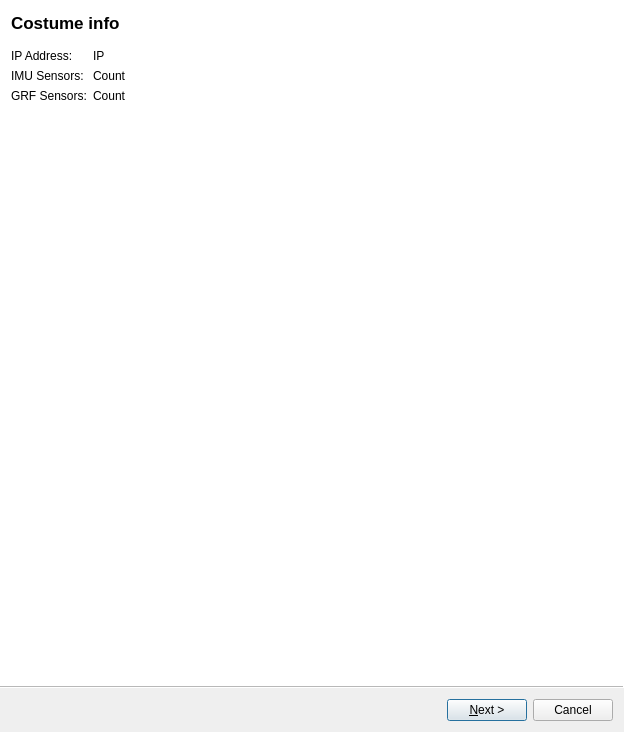
<?xml version="1.0" encoding="UTF-8"?>
<ui version="4.0">
 <class>IMUCostumeConfigurationWizard</class>
 <widget class="QWizard" name="IMUCostumeConfigurationWizard">
  <property name="geometry">
   <rect>
    <x>0</x>
    <y>0</y>
    <width>624</width>
    <height>732</height>
   </rect>
  </property>
  <property name="sizePolicy">
   <sizepolicy hsizetype="Preferred" vsizetype="Fixed">
    <horstretch>0</horstretch>
    <verstretch>0</verstretch>
   </sizepolicy>
  </property>
  <property name="windowTitle">
   <string>Costume Calibration Wizard</string>
  </property>
  <property name="windowIcon">
   <iconset resource="../../../imu_view/ui/MdeViewIcons.qrc">
    <normaloff>:/mde/icons/imu.png</normaloff>:/mde/icons/imu.png</iconset>
  </property>
  <property name="toolTip">
   <string/>
  </property>
  <property name="wizardStyle">
   <enum>QWizard::AeroStyle</enum>
  </property>
  <property name="options">
   <set>QWizard::HelpButtonOnRight|QWizard::NoBackButtonOnStartPage</set>
  </property>
  <widget class="QWizardPage" name="costumeInfoPage">
   <property name="title">
    <string>Costume info</string>
   </property>
   <property name="subTitle">
    <string/>
   </property>
   <layout class="QFormLayout" name="formLayout">
    <property name="fieldGrowthPolicy">
     <enum>QFormLayout::AllNonFixedFieldsGrow</enum>
    </property>
    <item row="0" column="0">
     <widget class="QLabel" name="ipAddressLabel">
      <property name="text">
       <string>IP Address:</string>
      </property>
     </widget>
    </item>
    <item row="1" column="0">
     <widget class="QLabel" name="imuSensorsLabel">
      <property name="text">
       <string>IMU Sensors:</string>
      </property>
     </widget>
    </item>
    <item row="2" column="0">
     <widget class="QLabel" name="grfSensorsLabel">
      <property name="text">
       <string>GRF Sensors:</string>
      </property>
     </widget>
    </item>
    <item row="1" column="1">
     <widget class="QLabel" name="imuSensorsCountPlaceholderLabel">
      <property name="text">
       <string>Count</string>
      </property>
     </widget>
    </item>
    <item row="2" column="1">
     <widget class="QLabel" name="grfSensorsCountPlaceholderLabel">
      <property name="text">
       <string>Count</string>
      </property>
     </widget>
    </item>
    <item row="0" column="1">
     <widget class="QLabel" name="ipPlaceholderLabel">
      <property name="text">
       <string>IP</string>
      </property>
     </widget>
    </item>
   </layout>
  </widget>
  <widget class="QWizardPage" name="modelConfigurationPage">
   <property name="title">
    <string>Model configuration page</string>
   </property>
   <layout class="QFormLayout" name="formLayout_4">
    <item row="0" column="0">
     <widget class="QLabel" name="modelClassLabel">
      <property name="text">
       <string>Class:</string>
      </property>
     </widget>
    </item>
    <item row="0" column="1">
     <widget class="QComboBox" name="modelClassComboBox"/>
    </item>
    <item row="1" column="0">
     <widget class="QLabel" name="modelLabel">
      <property name="text">
       <string>Model:</string>
      </property>
     </widget>
    </item>
    <item row="1" column="1">
     <widget class="QComboBox" name="modelComboBox"/>
    </item>
    <item row="2" column="0">
     <widget class="QPushButton" name="createModelPushButton">
      <property name="text">
       <string>Create</string>
      </property>
     </widget>
    </item>
    <item row="2" column="1">
     <spacer name="horizontalSpacer_5">
      <property name="orientation">
       <enum>Qt::Horizontal</enum>
      </property>
      <property name="sizeHint" stdset="0">
       <size>
        <width>504</width>
        <height>20</height>
       </size>
      </property>
     </spacer>
    </item>
   </layout>
  </widget>
  <widget class="QWizardPage" name="modelPhisicalDimensionsPage">
   <property name="minimumSize">
    <size>
     <width>525</width>
     <height>510</height>
    </size>
   </property>
   <property name="title">
    <string>Model physical dimensions</string>
   </property>
   <property name="subTitle">
    <string/>
   </property>
   <layout class="QHBoxLayout" name="horizontalLayout">
    <item>
     <layout class="QVBoxLayout" name="verticalLayout">
      <item>
       <layout class="QFormLayout" name="formLayout_2">
        <item row="0" column="0">
         <widget class="QLabel" name="bodyHeighLabel">
          <property name="text">
           <string>Body Height:</string>
          </property>
         </widget>
        </item>
        <item row="0" column="1">
         <widget class="QDoubleSpinBox" name="bodyHeightDoubleSpinBox">
          <property name="toolTip">
           <string>Ground to top of head when standing upright</string>
          </property>
          <property name="value">
           <double>1.850000000000000</double>
          </property>
         </widget>
        </item>
        <item row="1" column="0">
         <widget class="QLabel" name="footSizeLabel">
          <property name="text">
           <string>Foot Size:</string>
          </property>
         </widget>
        </item>
        <item row="1" column="1">
         <widget class="QDoubleSpinBox" name="footSizeDoubleSpinBox">
          <property name="toolTip">
           <string>Top of shoe nose to end of the heel</string>
          </property>
          <property name="value">
           <double>0.260000000000000</double>
          </property>
         </widget>
        </item>
        <item row="2" column="0">
         <widget class="QLabel" name="ankleHeightLabel">
          <property name="text">
           <string>Ankle Height:</string>
          </property>
         </widget>
        </item>
        <item row="2" column="1">
         <widget class="QDoubleSpinBox" name="ankleHeightDoubleSpinBox">
          <property name="toolTip">
           <string>Ground to distal tip of lateral malleolus</string>
          </property>
          <property name="value">
           <double>0.120000000000000</double>
          </property>
         </widget>
        </item>
        <item row="3" column="0">
         <widget class="QLabel" name="hipHeightLabel">
          <property name="text">
           <string>Hip Height:</string>
          </property>
         </widget>
        </item>
        <item row="3" column="1">
         <widget class="QDoubleSpinBox" name="hipHeightDoubleSpinBox">
          <property name="toolTip">
           <string>Ground to most lateral bony prominence of greater trochanter</string>
          </property>
          <property name="value">
           <double>0.890000000000000</double>
          </property>
         </widget>
        </item>
        <item row="4" column="0">
         <widget class="QLabel" name="hipWidthLabel">
          <property name="text">
           <string>Hip Width:</string>
          </property>
         </widget>
        </item>
        <item row="4" column="1">
         <widget class="QDoubleSpinBox" name="hipWidthDoubleSpinBox">
          <property name="toolTip">
           <string>Right to left anterior sup. iliac spine</string>
          </property>
          <property name="value">
           <double>0.340000000000000</double>
          </property>
         </widget>
        </item>
        <item row="5" column="0">
         <widget class="QLabel" name="kneeHeightLabel">
          <property name="text">
           <string>Knee Height:</string>
          </property>
         </widget>
        </item>
        <item row="5" column="1">
         <widget class="QDoubleSpinBox" name="kneeHeightDoubleSpinBox">
          <property name="toolTip">
           <string>Ground to lateral epicondyle on the femoral bone</string>
          </property>
          <property name="value">
           <double>0.320000000000000</double>
          </property>
         </widget>
        </item>
        <item row="6" column="0">
         <widget class="QLabel" name="shoulderWidthLabel">
          <property name="text">
           <string>Shoulder Width:</string>
          </property>
         </widget>
        </item>
        <item row="6" column="1">
         <widget class="QDoubleSpinBox" name="shoulderWidthDoubleSpinBox">
          <property name="toolTip">
           <string>Right to left distal tip of acromion (acromial angle)</string>
          </property>
          <property name="value">
           <double>0.430000000000000</double>
          </property>
         </widget>
        </item>
        <item row="7" column="0">
         <widget class="QLabel" name="shoeSoleHeightLabel">
          <property name="text">
           <string>Shoe Sole Height:</string>
          </property>
         </widget>
        </item>
        <item row="7" column="1">
         <widget class="QDoubleSpinBox" name="shoeSoleHeightDoubleSpinBox">
          <property name="toolTip">
           <string>Average thickness of the sole of the used shoes. This value will add an offset to the ankle height.</string>
          </property>
          <property name="value">
           <double>0.040000000000000</double>
          </property>
         </widget>
        </item>
       </layout>
      </item>
      <item>
       <spacer name="verticalSpacer">
        <property name="orientation">
         <enum>Qt::Vertical</enum>
        </property>
        <property name="sizeHint" stdset="0">
         <size>
          <width>20</width>
          <height>40</height>
         </size>
        </property>
       </spacer>
      </item>
     </layout>
    </item>
    <item>
     <widget class="QLabel" name="bodyDimensionsLabel">
      <property name="minimumSize">
       <size>
        <width>375</width>
        <height>500</height>
       </size>
      </property>
      <property name="maximumSize">
       <size>
        <width>375</width>
        <height>500</height>
       </size>
      </property>
      <property name="text">
       <string/>
      </property>
      <property name="pixmap">
       <pixmap resource="imuCostumeIcons.qrc">:/imuCostume/icons/skeletonWithDimensions.png</pixmap>
      </property>
      <property name="scaledContents">
       <bool>true</bool>
      </property>
      <property name="alignment">
       <set>Qt::AlignCenter</set>
      </property>
      <property name="textInteractionFlags">
       <set>Qt::NoTextInteraction</set>
      </property>
     </widget>
    </item>
   </layout>
  </widget>
  <widget class="QWizardPage" name="sensorsMappingPage">
   <property name="title">
    <string>Sensors to model mapping</string>
   </property>
   <layout class="QVBoxLayout" name="verticalLayout_4">
    <item>
     <widget class="QTableWidget" name="sensorsMappingTableWidget">
      <attribute name="horizontalHeaderStretchLastSection">
       <bool>true</bool>
      </attribute>
      <attribute name="verticalHeaderStretchLastSection">
       <bool>false</bool>
      </attribute>
      <column>
       <property name="text">
        <string>Sensor</string>
       </property>
      </column>
      <column>
       <property name="text">
        <string>Joint</string>
       </property>
      </column>
      <column>
       <property name="text">
        <string>Offset</string>
       </property>
      </column>
      <column>
       <property name="text">
        <string>Orientation</string>
       </property>
      </column>
     </widget>
    </item>
    <item>
     <widget class="QCheckBox" name="oneToOneMappingCheckBox">
      <property name="text">
       <string>One-To-One mapping</string>
      </property>
      <property name="checked">
       <bool>true</bool>
      </property>
     </widget>
    </item>
   </layout>
  </widget>
  <widget class="QWizardPage" name="sensorsEstimationPage">
   <property name="title">
    <string>Sensors` orientation estimation</string>
   </property>
   <layout class="QVBoxLayout" name="verticalLayout_2">
    <item>
     <widget class="QWidget" name="singleEstimationWidget" native="true">
      <layout class="QHBoxLayout" name="horizontalLayout_2">
       <item>
        <widget class="QLabel" name="singleEstimationLabel">
         <property name="text">
          <string>Orientation estimation algorithm:</string>
         </property>
        </widget>
       </item>
       <item>
        <widget class="QComboBox" name="singleEstimationAlgorithmComboBox">
         <property name="sizePolicy">
          <sizepolicy hsizetype="Expanding" vsizetype="Fixed">
           <horstretch>0</horstretch>
           <verstretch>0</verstretch>
          </sizepolicy>
         </property>
        </widget>
       </item>
      </layout>
     </widget>
    </item>
    <item>
     <widget class="QTableWidget" name="sensorsEstimationAlgorithmsTableWidget">
      <column>
       <property name="text">
        <string>Sensor</string>
       </property>
      </column>
      <column>
       <property name="text">
        <string>Algorithm</string>
       </property>
      </column>
     </widget>
    </item>
    <item>
     <widget class="QCheckBox" name="singleEstimationAlgorithmCheckBox">
      <property name="text">
       <string>Single estimation algorithm</string>
      </property>
      <property name="checked">
       <bool>true</bool>
      </property>
     </widget>
    </item>
   </layout>
  </widget>
  <widget class="QWizardPage" name="calibrationPage">
   <property name="title">
    <string>Calibration</string>
   </property>
   <layout class="QFormLayout" name="formLayout_5">
    <item row="0" column="0">
     <widget class="QLabel" name="calibrationAlgorithLabel">
      <property name="text">
       <string>Calibration algorithm:</string>
      </property>
     </widget>
    </item>
    <item row="0" column="1">
     <widget class="QComboBox" name="calibrationAlgorithmComboBox"/>
    </item>
   </layout>
  </widget>
  <widget class="QWizardPage" name="motionEstimationPage">
   <property name="title">
    <string>Motion estimation</string>
   </property>
   <layout class="QFormLayout" name="formLayout_3">
    <item row="0" column="0">
     <widget class="QLabel" name="motionEstimationAglorithmLabel">
      <property name="text">
       <string>Motion estimation algorithm:</string>
      </property>
     </widget>
    </item>
    <item row="0" column="1">
     <widget class="QComboBox" name="motionEstimationAglorithmComboBox"/>
    </item>
   </layout>
  </widget>
 </widget>
 <resources>
  <include location="../../../imu_view/ui/MdeViewIcons.qrc"/>
  <include location="imuCostumeIcons.qrc"/>
 </resources>
 <connections>
  <connection>
   <sender>singleEstimationAlgorithmCheckBox</sender>
   <signal>stateChanged(int)</signal>
   <receiver>IMUCostumeConfigurationWizard</receiver>
   <slot>onEstimationAlgorithmSelectionModeChange(int)</slot>
   <hints>
    <hint type="sourcelabel">
     <x>49</x>
     <y>127</y>
    </hint>
    <hint type="destinationlabel">
     <x>311</x>
     <y>365</y>
    </hint>
   </hints>
  </connection>
  <connection>
   <sender>IMUCostumeConfigurationWizard</sender>
   <signal>currentIdChanged(int)</signal>
   <receiver>IMUCostumeConfigurationWizard</receiver>
   <slot>pageChanged(int)</slot>
   <hints>
    <hint type="sourcelabel">
     <x>311</x>
     <y>365</y>
    </hint>
    <hint type="destinationlabel">
     <x>311</x>
     <y>365</y>
    </hint>
   </hints>
  </connection>
  <connection>
   <sender>sensorsMappingTableWidget</sender>
   <signal>cellChanged(int,int)</signal>
   <receiver>IMUCostumeConfigurationWizard</receiver>
   <slot>verifySensorsMapping(int,int)</slot>
   <hints>
    <hint type="sourcelabel">
     <x>320</x>
     <y>387</y>
    </hint>
    <hint type="destinationlabel">
     <x>311</x>
     <y>365</y>
    </hint>
   </hints>
  </connection>
  <connection>
   <sender>sensorsEstimationAlgorithmsTableWidget</sender>
   <signal>cellChanged(int,int)</signal>
   <receiver>IMUCostumeConfigurationWizard</receiver>
   <slot>verifyEstimationAlgorithms(int,int)</slot>
   <hints>
    <hint type="sourcelabel">
     <x>320</x>
     <y>409</y>
    </hint>
    <hint type="destinationlabel">
     <x>311</x>
     <y>365</y>
    </hint>
   </hints>
  </connection>
  <connection>
   <sender>modelComboBox</sender>
   <signal>currentIndexChanged(int)</signal>
   <receiver>IMUCostumeConfigurationWizard</receiver>
   <slot>verifyModel(int)</slot>
   <hints>
    <hint type="sourcelabel">
     <x>361</x>
     <y>157</y>
    </hint>
    <hint type="destinationlabel">
     <x>311</x>
     <y>365</y>
    </hint>
   </hints>
  </connection>
  <connection>
   <sender>calibrationAlgorithmComboBox</sender>
   <signal>currentIndexChanged(int)</signal>
   <receiver>IMUCostumeConfigurationWizard</receiver>
   <slot>verifyCalibrationAlgorithm(int)</slot>
   <hints>
    <hint type="sourcelabel">
     <x>374</x>
     <y>131</y>
    </hint>
    <hint type="destinationlabel">
     <x>311</x>
     <y>365</y>
    </hint>
   </hints>
  </connection>
  <connection>
   <sender>motionEstimationAglorithmComboBox</sender>
   <signal>currentIndexChanged(int)</signal>
   <receiver>IMUCostumeConfigurationWizard</receiver>
   <slot>verifyMotionEstimationAlgorithm(int)</slot>
   <hints>
    <hint type="sourcelabel">
     <x>391</x>
     <y>131</y>
    </hint>
    <hint type="destinationlabel">
     <x>311</x>
     <y>365</y>
    </hint>
   </hints>
  </connection>
  <connection>
   <sender>oneToOneMappingCheckBox</sender>
   <signal>stateChanged(int)</signal>
   <receiver>IMUCostumeConfigurationWizard</receiver>
   <slot>onOneToOneMappingChanged(int)</slot>
   <hints>
    <hint type="sourcelabel">
     <x>320</x>
     <y>667</y>
    </hint>
    <hint type="destinationlabel">
     <x>311</x>
     <y>365</y>
    </hint>
   </hints>
  </connection>
 </connections>
 <slots>
  <slot>onEstimationAlgorithmSelectionModeChange(int)</slot>
  <slot>onSensorsMappingCellDoubleClick(int,int)</slot>
  <slot>pageChanged(int)</slot>
  <slot>verifyModel(int)</slot>
  <slot>verifySensorsMapping(int,int)</slot>
  <slot>verifyEstimationAlgorithms(int,int)</slot>
  <slot>verifyCalibrationAlgorithm(int)</slot>
  <slot>verifyMotionEstimationAlgorithm(int)</slot>
  <slot>onOneToOneMappingChanged(int)</slot>
 </slots>
</ui>
